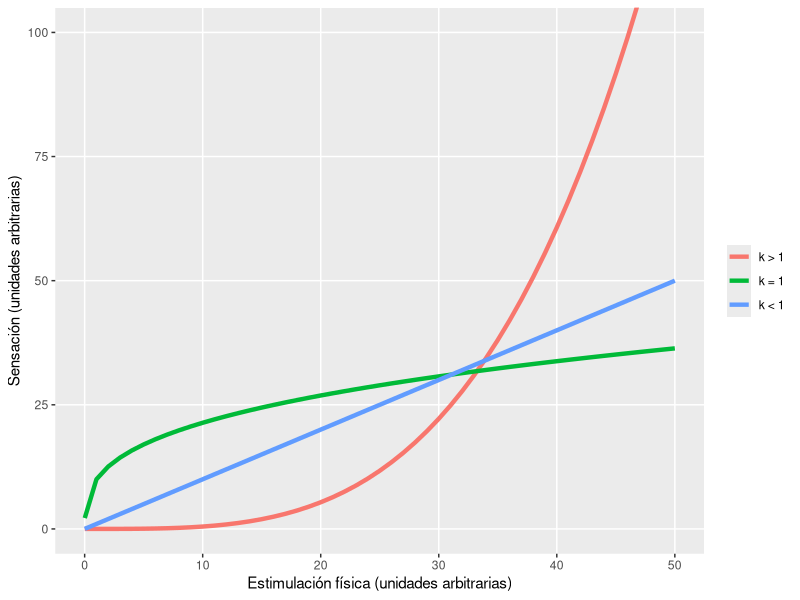
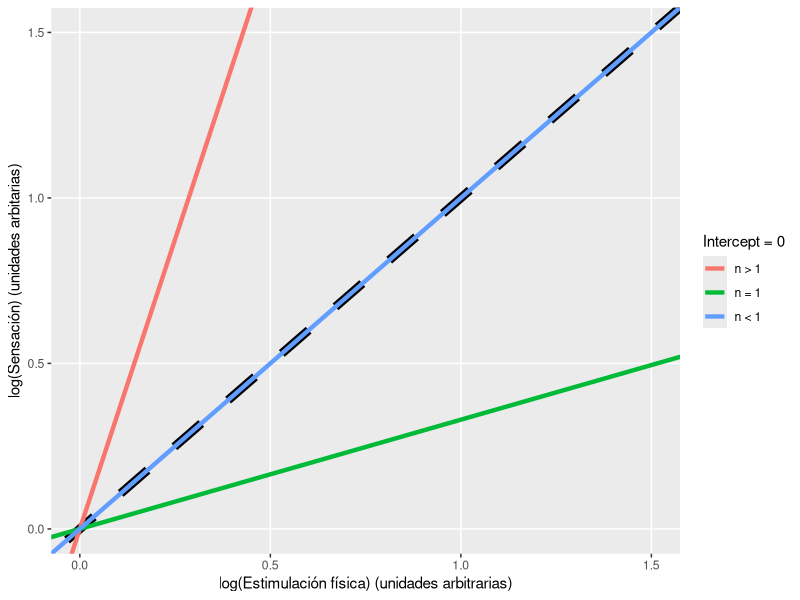
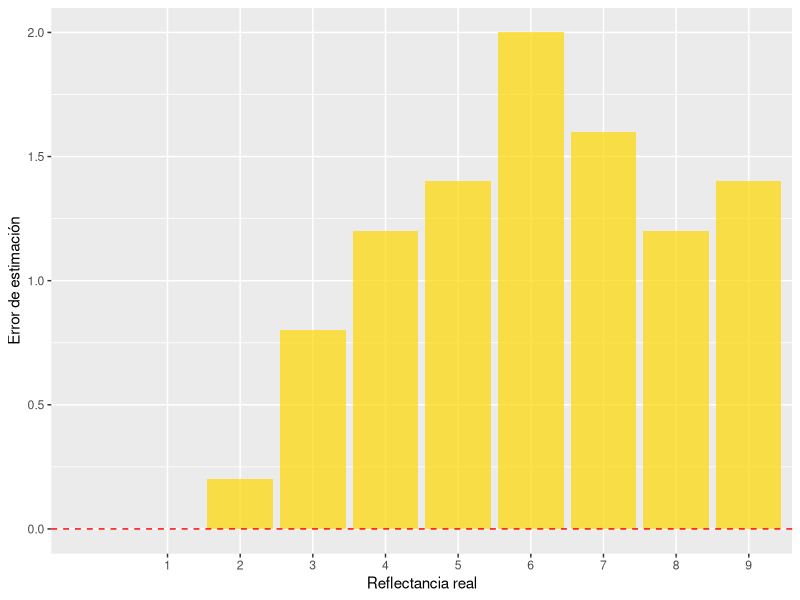
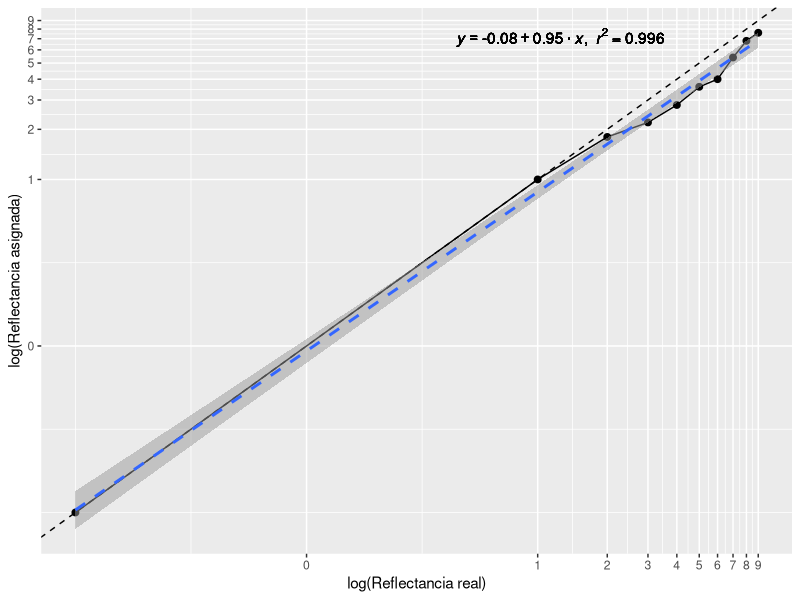
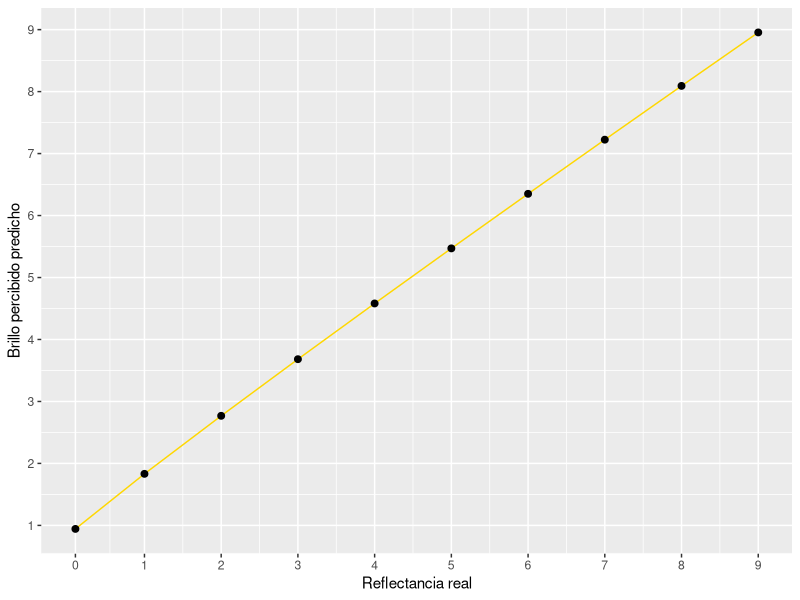

Source code (R) for these figures, in order:
## ---- chunk 1
# Las librerías que necesitamos
libraries <- c("tidyverse","cowplot","quickpsy",
               "broom","knitr","circular")

# Cargamos las librerias que necesitamos, si no las tenemos, indicamos a R que las instale
invisible(
  lapply(
    libraries, function(x) {
      if(!require(x, character.only = T, quietly = T)) {
        install.packages(x)
        require(x, character.only = T, quietly = T)
      }
    }
  )
)
# Where is this script?
Where_Am_I <- function(path=T){
  if (path == T){
    dirname(rstudioapi::getSourceEditorContext()$path)
  }
  else {
    rstudioapi::getSourceEditorContext()$path
  }
}
## ---- chunk 2
##### Relaciones funcionales
Functions <- data_frame(
  E = c(0.01,seq(1,50,by=1)),
  S_lineal = 10*E^0.33,
  S_log = E,
  S_exp = 0.00015*E^3.5
)



names <- c(
  `S_exp` = "Exponencial",
  `S_lineal` = "Lineal",
  `S_log` = "Logarítmica"
)

Functions %>%
  gather(id,value,S_lineal:S_exp) %>%
  ggplot(.,aes(E,value,group=id, color = id)) +
  # geom_abline(linetype = 2, ) + 
  geom_line(size = 1.5 ) +
  coord_cartesian(ylim = c(0,100)) +
  #facet_wrap(~id, scales = "free", labeller = as_labeller(names)) +
  guides(fill = FALSE) +
  #scale_x_continuous(breaks = NULL) +
  #scale_y_continuous(breaks = NULL) +
  scale_color_discrete(labels = c("k > 1","k = 1", "k < 1"), name = NULL) +
  labs(x = "Estimulación física (unidades arbitrarias)", y = "Sensación (unidades arbitrarias)") +
  theme(panel.grid.minor = element_blank())
## ---- chunk 3
Functions_without_intercept <- data_frame(
  E = c(0.01,seq(1,50,by=1)),
  S_lineal = E^0.33,
  S_log = E,
  S_exp = E^3.5
)

Functions_without_intercept %>%
  gather(id,value,S_lineal:S_exp) %>%
  ggplot(.,aes(log(E,10),log(value,10),group=id, color = id)) +
  geom_abline(linetype = 2, size = 3) + 
  geom_line(size = 1.5 ) +
  #geom_point(color="black") + 
  #facet_wrap(~id, scales = "free", labeller = as_labeller(names)) +
  guides(fill = FALSE) +
  coord_cartesian(xlim = c(0,1.5),ylim=c(0,1.5)) +
  scale_color_discrete(labels = c("n > 1","n = 1", "n < 1"), name = "Intercept = 0") +
  labs(x = "log(Estimulación física) (unidades arbitrarias)", y = "log(Sensación) (unidades arbitarias)") +
  theme(panel.grid.minor = element_blank())
## ---- chunk 4
##### Leemos los datos de nuestro experimento
Luminancia <- read.table("./pia/P3/Dades_claridad.txt", header = T, skip = 3)

Luminancia <- Luminancia %>%
  mutate(Claro = ifelse(Claro == 0, 0.01, Claro),
         Asign = Asign -1,
         Asign = ifelse(Asign <= 0, 0.01, Asign),
         error_est = Claro - Asign,
         log_Claro = log10(Claro),
         log_Asign = log10(Asign)) %>%
  select(-Assaig,-Temps) %>%
  group_by(Claro) %>%
  summarize_all(.funs="mean") %>%
  rename(Claridad = Claro)

kable(Luminancia %>% select(-log_Claro,-log_Asign))
## ---- chunk 5
lm_eqn <- function(df){
    m <- lm(y ~ x, df);
    eq <- substitute(italic(y) == a + b %.% italic(x)*","~~italic(r)^2~"="~r2, 
         list(a = format(unname(coef(m)[1]), digits = 2),
              b = format(unname(coef(m)[2]), digits = 2),
             r2 = format(summary(m)$r.squared, digits = 3)))
    as.character(as.expression(eq));
}
# 
# ggplot(Luminancia, aes(Claridad, Asign)) +
#   geom_abline(linetype = 2) +
#   geom_point(size = 2) +
#   geom_line() +
#   stat_smooth(method = "lm", linetype = 2, size = 1, alpha = 0.5) +
#   labs(x = "Reflectancia real", y = "Reflectancia asignada") + 
#   scale_x_continuous(labels = as.character(c(0, 25, 50, 75, 100, 125, 150, 175, 200, 225)),
#                      breaks = c(0.1, c(1:9))) + 
#   geom_text(x = 2, y = 7.5, label = lm_eqn(Luminancia %>%
#                                              rename(y = Asign,
#                                                     x = Claridad)), parse = TRUE)
## ---- chunk 6
ggplot(Luminancia, aes(factor(Claridad), error_est)) +
  geom_bar(stat="identity", alpha = 0.7, fill = "gold") +
  geom_hline(yintercept = 0, linetype = 2, color = "red") +
  labs(x = "Reflectancia real", y = "Error de estimación") + 
  scale_x_discrete(labels = as.character(c(0, c(1:9))),
                     breaks = c(0.1, c(1:9)))
## ---- chunk 7
lm_coef <- coef(lm(data=Luminancia, log_Asign ~ log_Claro))


ggplot(Luminancia, aes(Claridad,Asign)) +
  geom_abline(linetype = 2) +
  geom_point(size = 2) +
  geom_line() +
  stat_smooth(method = "lm", linetype = 2, size = 1, alpha = 0.5) +
  labs(x = "log(Reflectancia real)", y = "log(Reflectancia asignada)") + 
  scale_x_log10(breaks = c(0.1, c(1:9)), labels = c(0, c(1:9))) + 
  scale_y_log10(breaks = c(0.1, c(1:9)), labels = c(0, c(1:9))) + 
  geom_text(x = 0.1, y = 0.85, label = (lm_log=lm_eqn(Luminancia %>%
                                             rename(y = log_Asign,
                                                    x = log_Claro))), parse = TRUE)
## ---- chunk 8

Predicted <- data_frame(
  x = c(0.1,c(1:9)),
  y = 10^lm_coef[1] + x^lm_coef[2]
)

ggplot(Predicted, aes(x,y)) +
  geom_line(color = "gold") +
  geom_point(size = 2) +
  labs(x = "Reflectancia real", y = "Brillo percibido predicho") + 
  scale_x_continuous(breaks = c(0.1, c(1:9)), labels = c(0, c(1:9))) + 
  scale_y_continuous(breaks = c(0.1, c(1:9)), labels = c(0, c(1:9))) 
